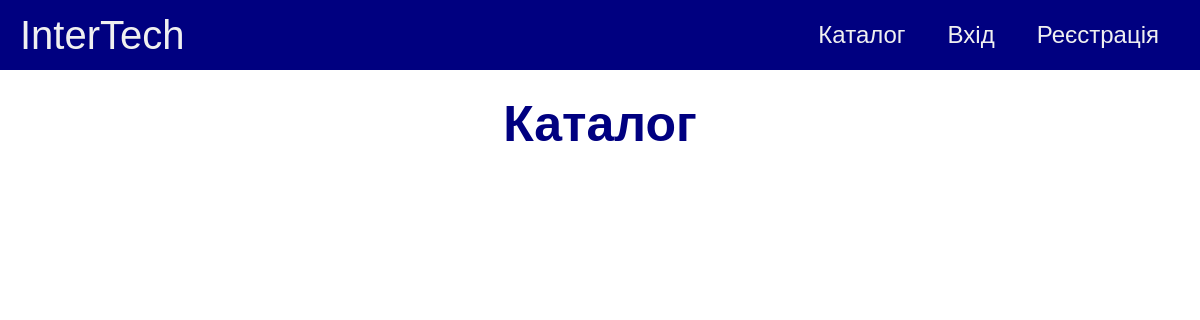
The page /catalogue/ on the database as committed earlier.
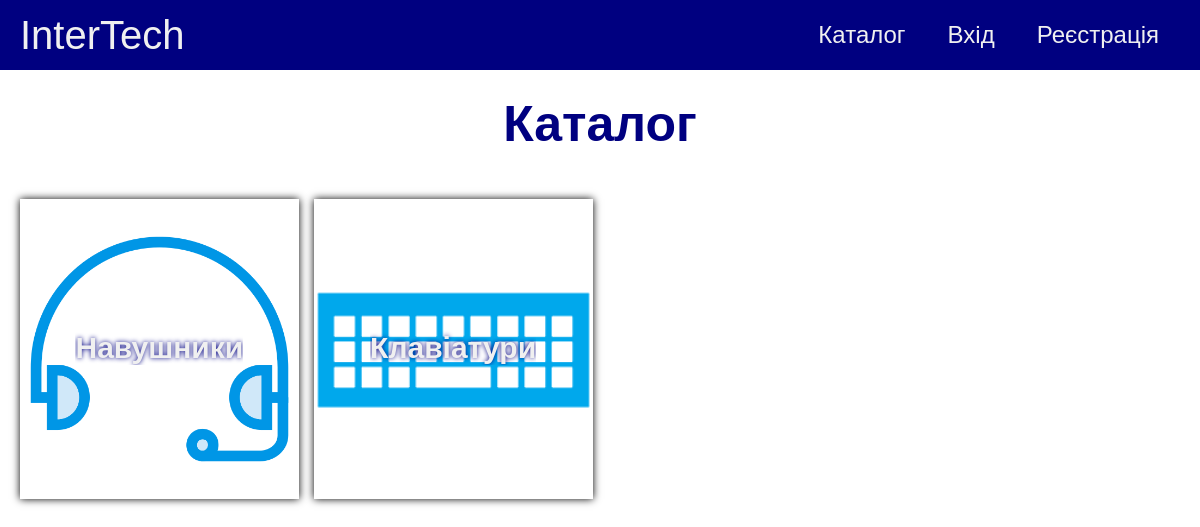
The same page on the database as committed later.
### base/models.py (models this page shows, shortened)
class Category(models.Model):
    title = models.CharField(max_length=100, primary_key=True)
    picture = models.ImageField(upload_to="categories",
                                default="default.png")

### base/views.py (the view)
# urls.py: path("catalogue/", views.catalogue, name="catalogue"),
def catalogue(request):
    categories = Category.objects.all()
    return render(request, "base/catalogue.html", {"categories": categories})

### base/templates/base/catalogue.html (shortened to what this page needs)
{% extends "base/main.html" %}
{% load static %}
{% block styles %}
  <link rel="stylesheet" href="{% static 'base/css/catalogue.css' %}" />
{% endblock %}
{% block content %}
  <h1 id="catalogue-title">Каталог</h1>
  <div id="categories">
    {% for category in categories %}
      <a href="{% url 'base:category' category.title %}">
        <div class="category">
          <div class="category-title-wrapper">
            <h2 class="category-title">{{ category.title }}</h2>
          </div>
          <img
            class="category-img"
            src="/media/{{ category.picture }}"
            alt="default"
            draggable="false"
          />
        </div>
      </a>
    {% endfor %}
  </div>
{% endblock %}

Rows that differ between the two databases and show on the page:
added Category: title "Навушники", picture (picture)
added Category: title "Клавіатури", picture (picture)
